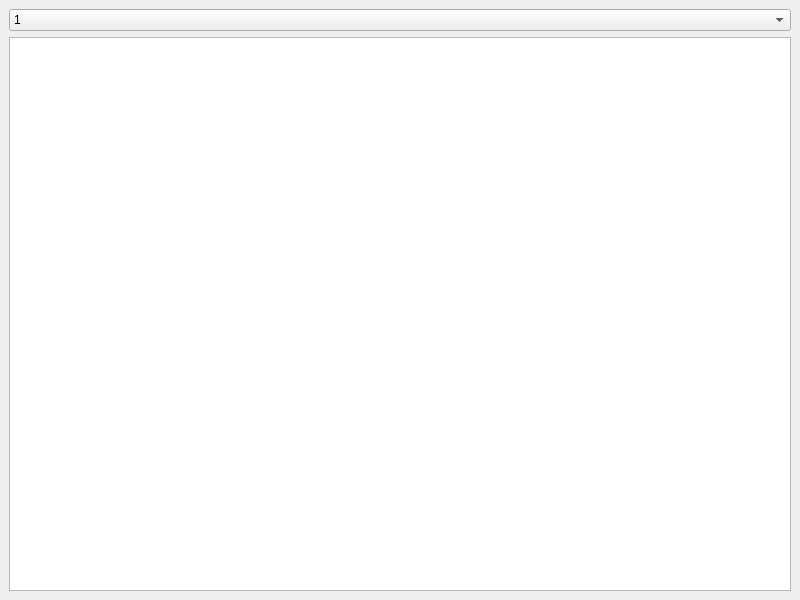
<?xml version="1.0" encoding="UTF-8"?>
<ui version="4.0">
 <class>MainWindow</class>
 <widget class="QMainWindow" name="MainWindow">
  <property name="geometry">
   <rect>
    <x>0</x>
    <y>0</y>
    <width>800</width>
    <height>600</height>
   </rect>
  </property>
  <property name="windowTitle">
   <string>MainWindow</string>
  </property>
  <widget class="QWidget" name="centralwidget">
   <layout class="QVBoxLayout" name="verticalLayout">
    <item>
     <widget class="CHistoryComboBox" name="comboBox">
      <item>
       <property name="text">
        <string>1</string>
       </property>
      </item>
      <item>
       <property name="text">
        <string>2</string>
       </property>
      </item>
      <item>
       <property name="text">
        <string>3</string>
       </property>
      </item>
     </widget>
    </item>
    <item>
     <widget class="QTreeView" name="treeView"/>
    </item>
   </layout>
  </widget>
  <widget class="QMenuBar" name="menubar">
   <property name="geometry">
    <rect>
     <x>0</x>
     <y>0</y>
     <width>800</width>
     <height>20</height>
    </rect>
   </property>
  </widget>
 </widget>
 <customwidgets>
  <customwidget>
   <class>CHistoryComboBox</class>
   <extends>QComboBox</extends>
   <header>widgets/chistorycombobox.h</header>
  </customwidget>
 </customwidgets>
 <resources/>
 <connections/>
</ui>
